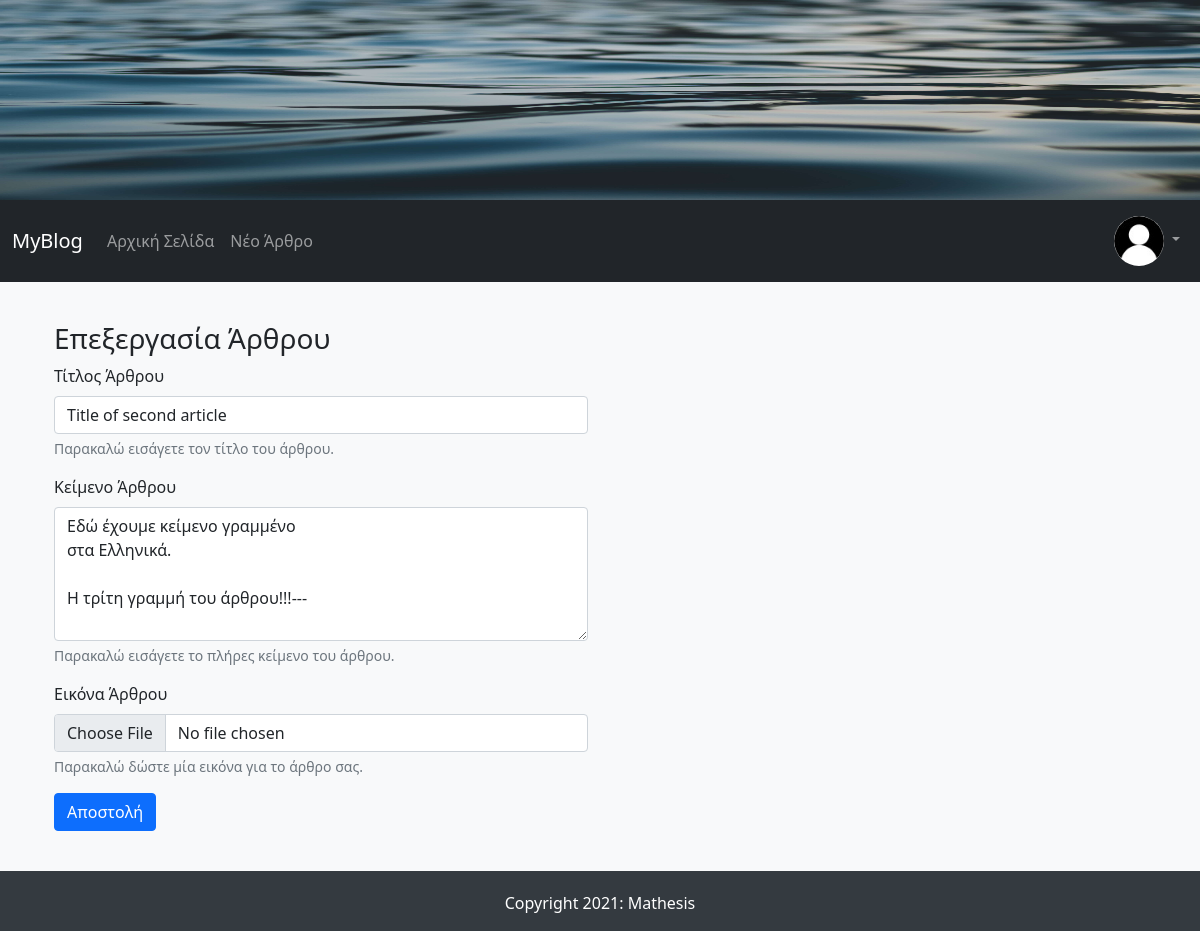
The page /edit_article/2 (signed in) on the database its author committed.
### FlaskBlogApp/models.py (models this page shows, shortened)
class User(db.Model, UserMixin):
    id = db.Column(db.Integer, primary_key=True)
    username = db.Column(db.String(15), unique=True, nullable=False)
    email = db.Column(db.String(150), unique=True, nullable=False)
    password = db.Column(db.String(36), nullable=False)
    profile_image = db.Column(db.String(30), default='default_profile_image.jpg')
    articles = db.relationship('Article', backref='author', lazy=True)

class Article(db.Model):
    id = db.Column(db.Integer, primary_key=True)
    article_title = db.Column(db.String(50), nullable=False)
    article_body = db.Column(db.Text(), nullable=False)
    article_image = db.Column(db.String(30), nullable=False, default='default_article_image.jpg')
    date_created = db.Column(db.DateTime, nullable=False, default=datetime.utcnow)
    user_id = db.Column(db.Integer, db.ForeignKey('user.id') , nullable=False)

### FlaskBlogApp/routes.py (the view, shortened to what this page needs)
@app.route("/edit_article/<int:article_id>", methods=["GET", "POST"])
@login_required
def edit_article(article_id):
    article = Article.query.filter_by(id=article_id, author=current_user).first_or_404()
    form = NewArticleForm(article_title=article.article_title, article_body=article.article_body)
    return render_template("new_article.html", form=form, page_title="Επεξεργασία Άρθρου")

### FlaskBlogApp/forms.py
class NewArticleForm(FlaskForm):
    article_title = StringField(label="Τίτλος Άρθρου",
                           validators=[DataRequired(message="Αυτό το πεδίο δε μπορεί να είναι κενό."),
                                       Length(min=3, max=50, message="Αυτό το πεδίο πρέπει να είναι από 3 έως 15 χαρακτήρες")])
    article_body = TextAreaField(label="Κείμενο Άρθρου",
                           validators=[DataRequired(message="Αυτό το πεδίο δε μπορεί να είναι κενό."),
                                       Length(min=5, message="Το κείμενο του άρθρου πρέπει να έχει τουλάχιστον 5 χαρακτήρες")])
    article_image = FileField("Εικόνα Άρθρου", validators=[Optional(strip_whitespace=True),
                                                        FileAllowed(['jpg','jpeg','png'], 'Επιτρέπονται μόνο αρχεία τύπου jpg, jpeg, png'),
                                                        maxImageSize(max_size=2)])
    submit = SubmitField('Αποστολή')

### FlaskBlogApp/models.py (called while the page is built)
@login_manager.user_loader
def load_user(user_id):
    return User.query.get(int(user_id))

### FlaskBlogApp/templates/new_article.html (shortened to what this page needs)
{% extends "base.html" %}
{% block content %}
<div class="container login-container">
  <div class="row">
    <div class="col-md-6 login-form-1">
        <h3>{{ page_title }}</h3>
        <form method="POST" enctype="multipart/form-data">
          <div class="mb-3">
            {{ form.article_title.label(class="form-label") }}
            {{ form.article_title(class="form-control", required=False) }}
            <div id="article_titleHelp" class="form-text">Παρακαλώ εισάγετε τον τίτλο του άρθρου.</div>
          </div>
          <div class="mb-3">
            {{ form.article_body.label(class="form-label") }}
            {{ form.article_body(class="form-control", rows="5", required=False) }}
            <div id="article_bodyHelp" class="form-text">Παρακαλώ εισάγετε το πλήρες κείμενο του άρθρου.</div>
          </div>
          <div class="mb-3">
            {{ form.article_image.label(class="form-label") }}
            {{ form.article_image(class="form-control") }}
            <div id="article_imageHelp" class="form-text">Παρακαλώ δώστε μία εικόνα για το άρθρο σας.</div>
            </div>
          <div class="mb-3">
              {{ form.submit(class="btn btn-primary") }}
          </div>
        </form>
    </div>
  </div>
</div>
{% endblock content %}

### FlaskBlogApp/templates/navbar.html (shortened to what this page needs)
<nav class="navbar navbar-expand-lg navbar-dark bg-dark">
  <div class="container-fluid">
    <a class="navbar-brand" href="/">MyBlog</a>
    <div class="collapse navbar-collapse" id="navbarNav">
      <ul class="navbar-nav me-auto mb-2 mb-lg-0">
        <li class="nav-item">
          <a class="nav-link" aria-current="page" href="/">Αρχική Σελίδα</a>
        </li>
        <li class="nav-item">
          <a class="nav-link" href="/new_article/">Νέο Άρθρο</a>
        </li>
      </ul>
      <ul class="nav navbar-nav navbar-right">
        {% if current_user.is_authenticated %}
          <li class="nav-item dropdown">
            <a class="nav-link dropdown-toggle" href="#" id="navbarDropdown" role="button" data-bs-toggle="dropdown" aria-expanded="false">
              <img class="rounded-circle navbar-profile-image" src="{{ url_for('static', filename='images/profiles_images/'+current_user.profile_image) }}" alt="{{ current_user.username }}" title="{{ current_user.username }}">
            </a>
          </li>
        {% endif %}
      </ul>
    </div>
  </div>
</nav>

### FlaskBlogApp/static/css/styles.css (style rules this page uses)
body { background-color: #f8f9fa; }
.container { margin-top: 20px; }
.row { margin-top: 20px; }
.navbar-profile-image { width: 50px; height: 50px; }

### rows shown on the page
User: profile_image (placeholder picture)
Article: article_title "Title of second article", article_body "Εδώ έχουμε κείμενο γραμμένο στα Ελληνικά. Η τρίτη γραμμή του άρθρου!!!---"

### other values the page prints
{{ page_title }} "Επεξεργασία Άρθρου"
